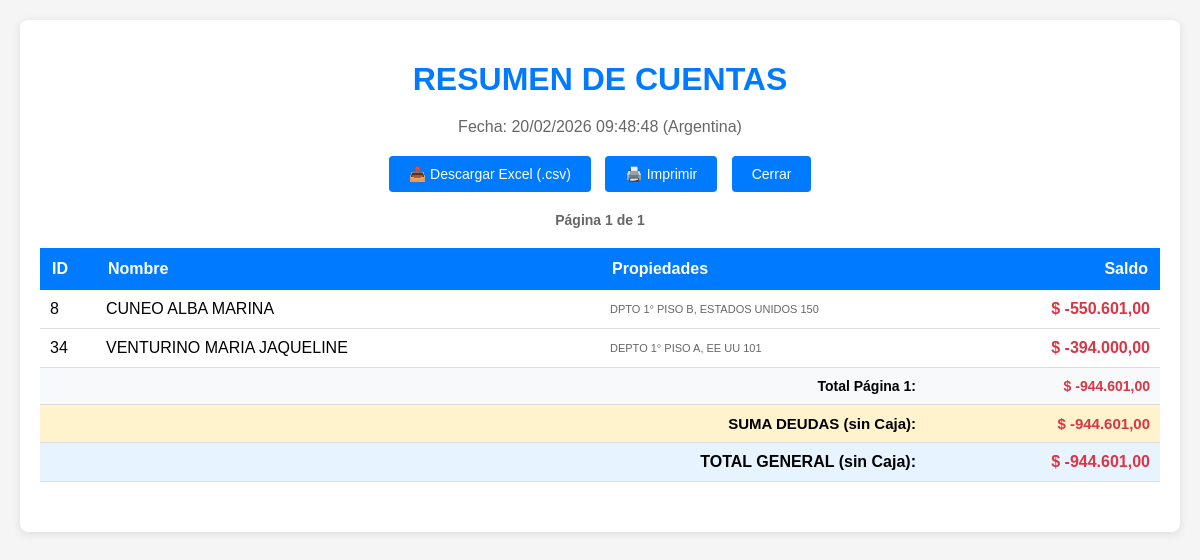
Page /resumen_cuentas.php (signed in) on the committed database.
### tables this page shows
CREATE TABLE `usuarios` (
  `id` int(11) NOT NULL AUTO_INCREMENT,
  `apellido` varchar(150) NOT NULL,
  `dni` varchar(20) NOT NULL,
  `cuit` varchar(25) DEFAULT NULL,
  `domicilio` varchar(200) DEFAULT NULL,
  `email` varchar(100) DEFAULT NULL,
  `celular` varchar(20) DEFAULT NULL,
  `consorcio` varchar(100) DEFAULT NULL,
  PRIMARY KEY (`id`)
);

### resumen_cuentas.php (the view, shortened to what this page needs)
<?php
include 'db.php';
$sql_inquilinos = "SELECT DISTINCT u.id, u.apellido
                   FROM usuarios u
                   INNER JOIN alquileres a ON a.inquilino1_id = u.id
                   WHERE a.estado = 'VIGENTE'";
$res_inquilinos = mysqli_query($conexion, $sql_inquilinos);
$cuentas = [];
if ($res_inquilinos) {
    while ($usuario = mysqli_fetch_assoc($res_inquilinos)) {
        $usuario_id = (int)$usuario['id'];
        $sql_saldo = "SELECT COALESCE(SUM(monto), 0) AS saldo FROM cuentas WHERE usuario_id = $usuario_id";
        $res_saldo = mysqli_query($conexion, $sql_saldo);
        $row_saldo = mysqli_fetch_assoc($res_saldo);
        $saldo = (float)($row_saldo['saldo'] ?? 0);
        $sql_propiedades = "SELECT p.propiedad
                           FROM alquileres a
                           INNER JOIN propiedades p ON p.propiedad_id = a.propiedad_id
                           WHERE a.inquilino1_id = $usuario_id AND a.estado = 'VIGENTE'
                           ORDER BY p.propiedad ASC";
        $res_propiedades = mysqli_query($conexion, $sql_propiedades);
        $propiedades = [];
        while ($prop = mysqli_fetch_assoc($res_propiedades)) {
            $propiedades[] = strtoupper(trim($prop['propiedad']));
        }
        $propiedades_str = !empty($propiedades) ? implode(', ', $propiedades) : '';
        if ($saldo != 0) {
            $cuentas[] = [
                'id' => $usuario_id,
                'nombre' => strtoupper(trim($usuario['apellido'])),
                'saldo' => $saldo,
                'tipo' => 'INQUILINO',
                'orden' => 1,
                'propiedades' => $propiedades_str
            ];
        }
    }
}
usort($cuentas, function($a, $b) {
    if ($a['orden'] !== $b['orden']) {
        return $a['orden'] - $b['orden'];
    }
    return strcmp($a['nombre'], $b['nombre']);
});
$cuentas_por_pagina = 20;
$pagina_param = $_GET['pagina'] ?? '1';
$imprimir = isset($_GET['imprimir']) && $_GET['imprimir'] == '1';
$mostrar_todas = ($pagina_param === 'todas' || $imprimir);
$pagina_actual = $mostrar_todas ? 1 : max(1, (int)$pagina_param);
$inicio = ($pagina_actual - 1) * $cuentas_por_pagina;
$cuentas_pagina = array_slice($cuentas, $inicio, $cuentas_por_pagina);
$suma_deudas = 0;
foreach ($cuentas as $c) {
    if ($c['id'] != 1 && $c['saldo'] < 0) {
        $suma_deudas += $c['saldo'];
    }
}
$total_saldo_general = 0;
foreach ($cuentas as $c) {
    if ($c['id'] != 1) {
        $total_saldo_general += $c['saldo'];
    }
}
?>
<!DOCTYPE html>
<html lang="es">
<head>
</head>
<body>
    <div class="container">
        <h1>RESUMEN DE CUENTAS</h1>
        <div class="fecha">Fecha: <?= date('d/m/Y H:i:s') ?> (Argentina)</div>
        <div class="botones no-print">
            <button onclick="window.location.href='descargar_resumen_cuentas.php'">📥 Descargar Excel (.csv)</button>
            <button onclick="window.location.href='?pagina=todas&imprimir=1'">🖨️ Imprimir</button>
            <button onclick="window.close()">Cerrar</button>
        </div>
        <?php
        $paginas = array_chunk($cuentas, $cuentas_por_pagina);
        if ($mostrar_todas) {
            $paginas_a_mostrar = $paginas;
        } else {
            $paginas_a_mostrar = [($pagina_actual - 1) => $cuentas_pagina];
        }
        foreach ($paginas_a_mostrar as $num_pagina => $cuentas_pagina_actual):
            $num_pagina_real = $num_pagina + 1;
        ?>
        <div class="pagina">
            <h2 style="text-align: center; color: #666; margin-bottom: 15px; font-size: 14px;">
                Página <?= $num_pagina_real ?> de <?= count($paginas) ?>
            </h2>
            <table>
                <thead>
                    <tr>
                    <th style="width: 5%;">ID</th>
                    <th style="width: 45%;">Nombre</th>
                    <th style="width: 30%;">Propiedades</th>
                    <th style="width: 20%; text-align: right;">Saldo</th>
                    </tr>
                </thead>
                <tbody>
                    <?php
                    $total_saldo_pagina = 0;
                    foreach ($cuentas_pagina_actual as $cuenta):
                        $total_saldo_pagina += $cuenta['saldo'];
                        $clase_saldo = '';
                        if ($cuenta['saldo'] > 0) {
                            $clase_saldo = 'saldo-positivo';
                        } elseif ($cuenta['saldo'] < 0) {
                            $clase_saldo = 'saldo-negativo';
                        } else {
                            $clase_saldo = 'saldo-cero';
                        }
                    ?>
                    <tr>
                        <td><?= $cuenta['id'] ?></td>
                        <td><?= htmlspecialchars($cuenta['nombre']) ?></td>
                        <td style="font-size: 11px; color: #666;"><?= htmlspecialchars($cuenta['propiedades'] ?? '') ?></td>
                        <td class="<?= $clase_saldo ?>" style="text-align: right;">
                            $ <?= number_format($cuenta['saldo'], 2, ',', '.') ?>
                        </td>
                    </tr>
                    <?php endforeach; ?>
                </tbody>
                <tfoot>
                    <tr class="total">
                        <td colspan="3" style="text-align: right; padding-right: 20px;">
                            Total Página <?= $num_pagina_real ?>:
                        </td>
                        <td style="text-align: right; <?= $total_saldo_pagina >= 0 ? 'color: #28a745;' : 'color: #dc3545;' ?>">
                            $ <?= number_format($total_saldo_pagina, 2, ',', '.') ?>
                        </td>
                    </tr>
                    <?php if ($num_pagina_real === count($paginas)): ?>
                    <tr class="total" style="background: #fff3cd;">
                        <td colspan="3" style="text-align: right; padding-right: 20px; font-size: 15px;">
                            <strong>SUMA DEUDAS (sin Caja):</strong>
                        </td>
                        <td style="text-align: right; font-size: 15px; color: #dc3545;">
                            <strong>$ <?= number_format($suma_deudas, 2, ',', '.') ?></strong>
                        </td>
                    </tr>
                    <tr class="total" style="background: #e7f3ff;">
                        <td colspan="3" style="text-align: right; padding-right: 20px; font-size: 16px;">
                            <strong>TOTAL GENERAL (sin Caja):</strong>
                        </td>
                        <td style="text-align: right; font-size: 16px; <?= $total_saldo_general >= 0 ? 'color: #28a745;' : 'color: #dc3545;' ?>">
                            <strong>$ <?= number_format($total_saldo_general, 2, ',', '.') ?></strong>
                        </td>
                    </tr>
                    <?php endif; ?>
                </tfoot>
            </table>
        </div>
        <?php endforeach; ?>
    </div>
</body>
</html>

### resumen_cuentas.php (style rules this page uses)
.pagina { margin-bottom: 30px; }
body { font-family: Arial, sans-serif; margin: 20px; background: #f5f5f5; }
.container { background: white; padding: 20px; border-radius: 8px; box-shadow: 0 2px 10px rgba(0,0,0,0.1); max-width: 1200px; margin: 0 auto; }
h1 { text-align: center; color: #007bff; margin-bottom: 20px; }
.fecha { text-align: center; color: #666; margin-bottom: 20px; }
.botones { text-align: center; margin-bottom: 20px; }
.botones button { background: #007bff; color: white; border: none; padding: 10px 20px; border-radius: 4px; cursor: pointer; font-size: 14px; margin: 0 5px; }
table { width: 100%; border-collapse: collapse; margin-top: 20px; }
th { background: #007bff; color: white; padding: 12px; text-align: left; font-weight: bold; }
td { padding: 10px; border-bottom: 1px solid #ddd; }
.saldo-negativo { color: #dc3545; font-weight: bold; }
.total { font-weight: bold; background: #f8f9fa; font-size: 14px; }

### rows in the picture
usuarios: id "8", apellido "CUNEO ALBA MARINA", propiedades "DPTO 1° PISO B, ESTADOS UNIDOS 150", saldo "-550.601,00"
usuarios: id "34", apellido "VENTURINO MARIA JAQUELINE", propiedades "DEPTO 1° PISO A, EE UU 101", saldo "-394.000,00"

### other values in the picture
$num_pagina_real "1"
count($paginas) "1"
$total_saldo_pagina "-944.601,00"
$suma_deudas "-944.601,00"
$total_saldo_general "-944.601,00"
